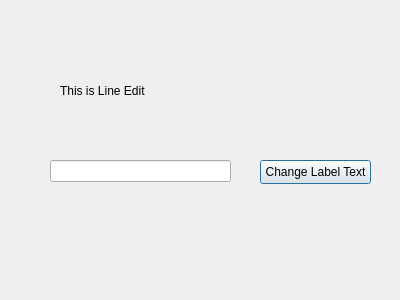
<?xml version="1.0" encoding="UTF-8"?>
<ui version="4.0">
 <class>Dialog</class>
 <widget class="QDialog" name="Dialog">
  <property name="geometry">
   <rect>
    <x>0</x>
    <y>0</y>
    <width>400</width>
    <height>300</height>
   </rect>
  </property>
  <property name="windowTitle">
   <string>Dialog</string>
  </property>
  <widget class="QLineEdit" name="lineEdit">
   <property name="geometry">
    <rect>
     <x>50</x>
     <y>160</y>
     <width>181</width>
     <height>22</height>
    </rect>
   </property>
  </widget>
  <widget class="QPushButton" name="pushButton">
   <property name="geometry">
    <rect>
     <x>260</x>
     <y>160</y>
     <width>111</width>
     <height>24</height>
    </rect>
   </property>
   <property name="text">
    <string>Change Label Text</string>
   </property>
  </widget>
  <widget class="QLabel" name="label">
   <property name="geometry">
    <rect>
     <x>60</x>
     <y>80</y>
     <width>131</width>
     <height>21</height>
    </rect>
   </property>
   <property name="text">
    <string>This is Line Edit</string>
   </property>
  </widget>
 </widget>
 <resources/>
 <connections/>
</ui>
